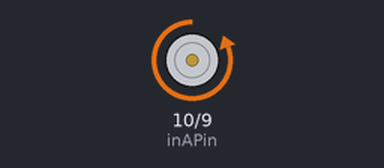
This sketch was run on a simulated Arduino Uno, built with avr-gcc and run on an emulated ATmega328P. Shown: motor-driver pin pairs drawn as motors (green arrow = first pin HIGH = forward, orange = second pin HIGH = backward, longer = more drive, scaled by the enable pin).

Above: at 0.1 s.
At 10.1 s:
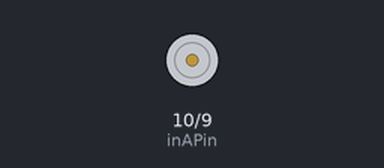
Timing chart, 0 to 11.6 s (numbered marks = the images above):
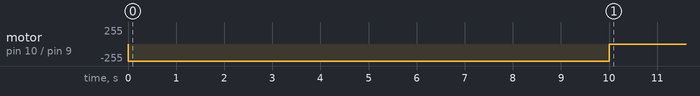

The sketch:

Limpiador-Barredora.ino
```cpp
// Definición de los pines del Arduino conectados al VNH2SP30
const int inAPin = 10;  // INA pin
const int inBPin = 9;  // INB pin
const int pwMPin = 8;  // PWM pin

unsigned long startTime = 0;
const long runTime = 10000;  // Tiempo de ejecución en milisegundos (10 segundos)
bool motorStarted = false;

void setup() {
  pinMode(inAPin, OUTPUT);
  pinMode(inBPin, OUTPUT);
  pinMode(pwMPin, OUTPUT);
}

void loop() {
  if (!motorStarted) {
    // Iniciar el motor hacia adelante
    digitalWrite(inAPin, LOW);
    digitalWrite(inBPin, HIGH);
    analogWrite(pwMPin, 255);  // Velocidad máxima

    startTime = millis();  // Guardar el tiempo de inicio
    motorStarted = true;
  }
  else if (millis() - startTime >= runTime) {
    // Detener el motor después de 10 segundos
    digitalWrite(inAPin, LOW);
    digitalWrite(inBPin, LOW);
    analogWrite(pwMPin, 0);  // Detener el motor

    // No es necesario actualizar startTime o motorStarted ya que el motor solo se activa una vez
  }
}
```

Measured:
- by itself, motor on pin 10 (inAPin) / pin 9 (inBPin): stopped → backward 255/255 at 0.00 s, → stopped 10.0 s later
